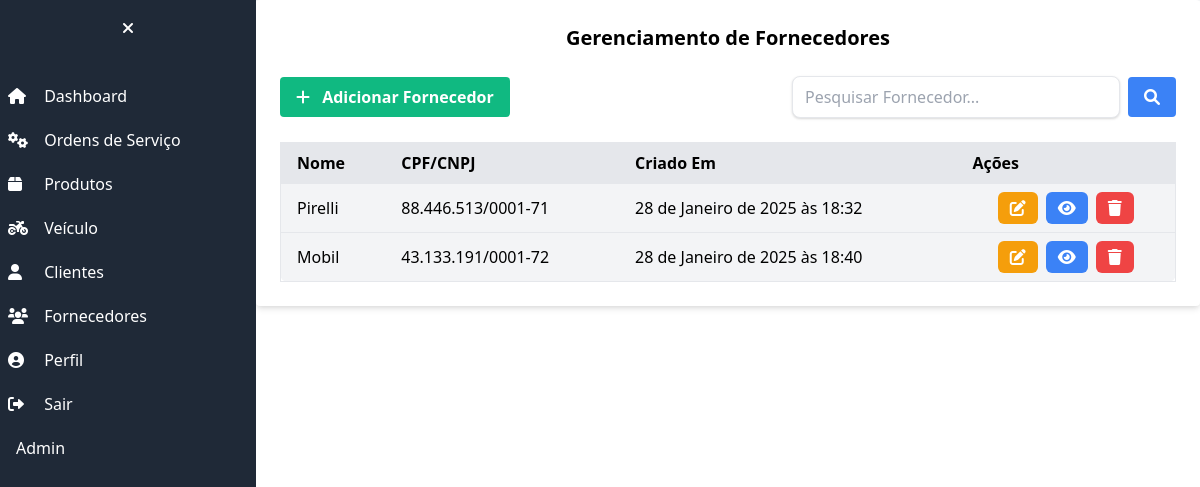
The app's page /fornecedor/ (signed in), older data.
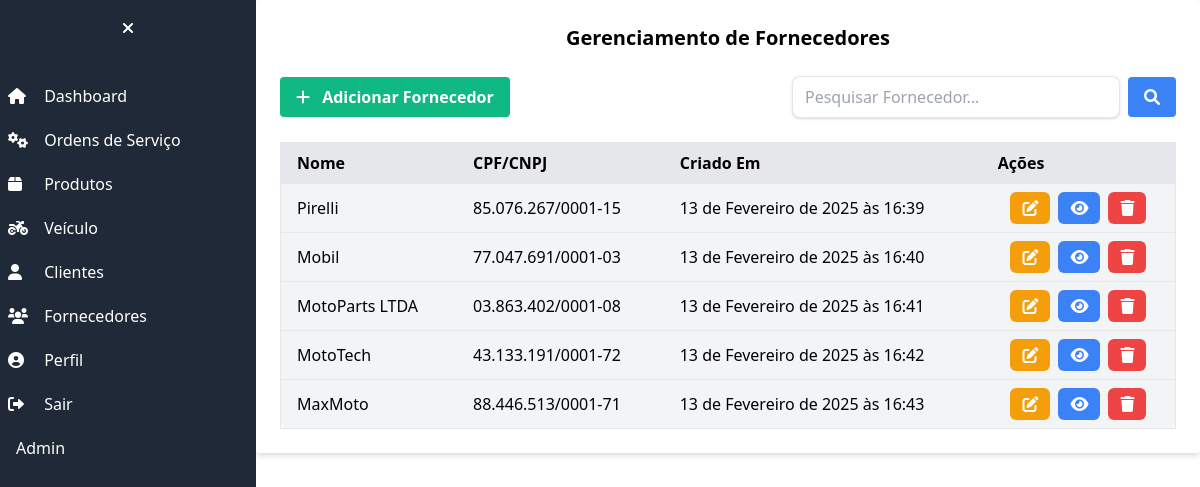
The same page, newer data.
### fornecedor/models.py (models this page shows, shortened)
class Fornecedor(models.Model):
    nome = models.CharField('NOME', max_length=255)
    cpf_cnpj = models.CharField('CPF/CNPJ', max_length=18, validators=[validate_cpf_cnpj])
    telefone = models.CharField('TELEFONE 1', max_length=20, validators=[validate_phone])
    telefone2 = models.CharField('TELEFONE 2', max_length=20, validators=[validate_phone], blank=True)
    email = models.EmailField('EMAIL', blank=True)
    endereco_cep = models.CharField('CEP', max_length=10, blank=True)
    endereco_logradouro = models.CharField('ENDEREÇO', max_length=255, blank=True)
    endereco_numero = models.CharField('NÚMERO', max_length=10, blank=True)
    endereco_bairro = models.CharField('BAIRRO', max_length=255, blank=True)
    endereco_cidade = models.CharField('CIDADE', max_length=255, blank=True)
    endereco_estado = models.CharField('ESTADO', max_length=2, choices=ESTADOS_CHOICES, blank=True)
    endereco_complemento = models.CharField('COMPLEMENTO', max_length=255, blank=True)
    observacao = models.TextField('OBSERVAÇÕES', blank=True)
    criado_em = models.DateTimeField('CRIADO EM', auto_now_add=True)
    class Meta:
        verbose_name = 'Fornecedor'
        verbose_name_plural = 'Fornecedores'

### fornecedor/views.py (the view)
# urls.py: path('', FornecedorListView.as_view(), name='fornecedor_list'),
class FornecedorListView(ListView):
    model = Fornecedor
    template_name = 'fornecedor_list.html'
    context_object_name = 'fornecedores'
    def get_queryset(self):
        queryset = super().get_queryset()
        search_query = self.request.GET.get('search', '')
        if search_query:
            queryset = queryset.filter(nome__icontains=search_query)
        return queryset

### fornecedor/templates/fornecedor_list.html (shortened to what this page needs)
{% extends "base.html" %}
{% block content %}
<div class="w-full max-w-full md:max-w-5xl lg:max-w-7xl mx-auto bg-white rounded shadow-md p-6">
    <h2 class="text-xl font-bold mb-6 text-center">Gerenciamento de Fornecedores</h2>
<div class="flex justify-between items-center mb-6">
    <button class="bg-green-500 hover:bg-green-600 text-white font-bold py-2 px-4 rounded focus:outline-none focus:shadow-outline flex items-center">
        <a href="fornecedor/novo/">
            <i class="fas fa-plus mr-2"></i> Adicionar Fornecedor
        </a>
    </button>
    <form method="GET" action="{% url 'fornecedor_list' %}" class="w-full max-w-sm flex items-center">
        <input
            type="text"
            name="search"
            placeholder="Pesquisar Fornecedor..."
            class="w-full py-2 px-3 border rounded-lg shadow focus:outline-none focus:ring"
            value="{{ request.GET.search|default:'' }}"
        />
        <button
            type="submit"
            class="ml-2 bg-blue-500 hover:bg-blue-600 text-white font-bold py-2 px-4 rounded focus:outline-none focus:shadow-outline"
        >
            <i class="fas fa-search"></i>
        </button>
    </form>
</div>
    <div class="overflow-x-auto">
        <table class="table-auto w-full text-left bg-gray-100 border rounded-lg">
            <thead>
                <tr class="bg-gray-200">
                    <th class="px-4 py-2">Nome</th>
                    <th class="px-4 py-2">CPF/CNPJ</th>
                    <th class="px-4 py-2">Criado Em</th>
                    <th class="px-4 py-2">Ações</th>
                </tr>
            </thead>
            <tbody>
                {% for fornecedor in fornecedores %}
                <tr class="border-t">
                    <td class="px-4 py-2">{{fornecedor.nome}}</td>
                    <td class="px-4 py-2">{{fornecedor.cpf_cnpj}}</td>
                    <td class="px-4 py-2">{{fornecedor.criado_em}}</td>
                    <td class=" px-4 py-2 text-center flex justify-center space-x-2">
                        <a href="{% url 'fornecedor_edit' pk=fornecedor.pk %}" class="bg-yellow-500 hover:bg-yellow-600 text-white py-1 px-3 rounded-md">
                            <i class="fas fa-edit"></i>
                        </a>
                        <a href="{% url 'fornecedor_detail' pk=fornecedor.pk %}" class="bg-blue-500 hover:bg-blue-600 text-white py-1 px-3 rounded-md">
                            <i class="fas fa-eye"></i>
                            </a>
                        <a href="{% url 'fornecedor_confirm_delete' pk=fornecedor.pk %}" class="bg-red-500 hover:bg-red-600 text-white py-1 px-3 rounded-md">
                            <i class="fas fa-trash"></i>
                        </a>
                    </td>
                </tr>
                {% empty %}
                <tr>
                    <td colspan="7" class="text-center text-gray-500 py-4">Nenhuma ordem de serviço encontrada.</td>
                </tr>
                {% endfor %}
            </tbody>
        </table>
    </div>
</div>
{% endblock %}

Row changes from the older to the newer data that the page shows:
changed Fornecedor "Pirelli": cpf_cnpj "88.446.513/0001-71" → "85.076.267/0001-15"; criado_em "28 de Janeiro de 2025 às 18:32" → "13 de Fevereiro de 2025 às 16:39"
changed Fornecedor "Mobil": cpf_cnpj "43.133.191/0001-72" → "77.047.691/0001-03"; criado_em "28 de Janeiro de 2025 às 18:40" → "13 de Fevereiro de 2025 às 16:40"
added Fornecedor: nome "MotoParts LTDA", cpf_cnpj "03.863.402/0001-08", criado_em "13 de Fevereiro de 2025 às 16:41"
added Fornecedor: nome "MotoTech", cpf_cnpj "43.133.191/0001-72", criado_em "13 de Fevereiro de 2025 às 16:42"
added Fornecedor: nome "MaxMoto", cpf_cnpj "88.446.513/0001-71", criado_em "13 de Fevereiro de 2025 às 16:43"
